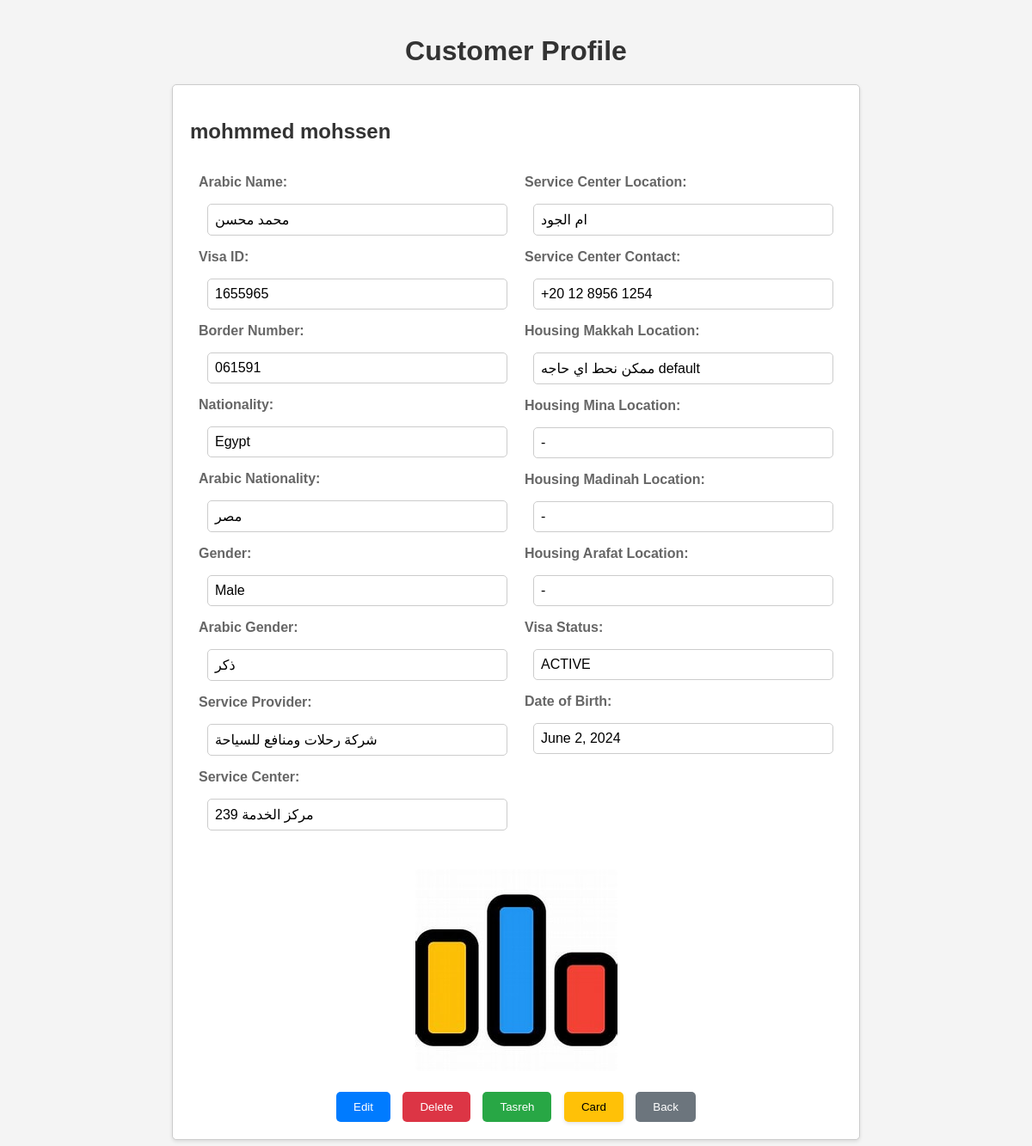
Screenshot of /customer/get/14/ (signed in) with the database file from the repository.
### myApp/models.py (models this page shows, shortened)
class CustomerProfile(models.Model):
    name                = models.CharField(max_length=350)
    arabicName          = models.CharField(max_length=350)
    visaId              = models.CharField(max_length=20 )
    borderNumber        = models.CharField(max_length=20 )
    nationality         = models.CharField(max_length=20 , default="Egypt")
    arabicNationality   = models.CharField(max_length=20 , default="مصر")
    gender              = models.CharField(max_length=20 , choices={'Male': 'Male', 'Female': 'Female'})
    arabicGender        = models.CharField(max_length=20 , choices={'ذكر': 'ذكر', 'انثي': 'انثى'})
    serviceProvider     = models.CharField(max_length=350 , default="شركة رحلات ومنافع للسياحة")
    serviceCenter       = models.CharField(max_length=350 , default="مركز الخدمة 239")
    serviceCenterLocation= models.CharField(max_length=350 , default="ام الجود")
    serviceCenterContact= models.CharField(max_length=350 , default="+20 12 8956 1254")
    housingMakkahLocation= models.CharField(max_length=350 , default='ممكن نحط اي حاجه default')
    housingMinaLocation= models.CharField(max_length=350 , default='-')
    housingMadinahLocation= models.CharField(max_length=350 , default='-')
    housingArafatLocation= models.CharField(max_length=350 , default='-')
    picture             = models.ImageField(upload_to="uploaded_images", blank=True, null=True)
    visaStatus          = models.CharField(max_length=20, blank=True, null=True, default='ACTIVE', choices={'ACTIVE': 'ACTIVE'})
    dob                 = models.DateField(blank=True, null=True, default=datetime.date.today)

### myApp/views.py (the view)
# urls.py: path('customer/get/<int:pk>/', get_customer_detail, name='get_customer'),
def get_customer_detail(request, pk):
    if not request.user.is_superuser:
        return HttpResponseForbidden("You are not authorized to access this page.")
    customer = get_object_or_404(CustomerProfile, pk=pk)
    return render(request, 'customer_detail.html', {'customer': customer})

### templates/customer_detail.html (shortened to what this page needs)
<!DOCTYPE html>
<html lang="en">
<head>
    {% load static %}
    <link rel="stylesheet" href="{% static 'css/card_detail_styles.css' %}">
</head>
<body>
    <div class="container">
        <h1 class="title">Customer Profile</h1>
        <div class="card">
            <h2>{{ customer.name }}</h2>
            <div class="details">
                <div class="field-container">
                    <p class="field"><label for="arabic-name">Arabic Name:</label></p>
                    <p class="field-value">{{ customer.arabicName }}</p>
                    <p class="field"><label for="visa-id">Visa ID:</label></p>
                    <p class="field-value">{{ customer.visaId }}</p>
                    <p class="field"><label for="border-number">Border Number:</label></p>
                    <p class="field-value">{{ customer.borderNumber }}</p>
                    <p class="field"><label for="nationality">Nationality:</label></p>
                    <p class="field-value">{{ customer.nationality }}</p>
                    <p class="field"><label for="arabic-nationality">Arabic Nationality:</label></p>
                    <p class="field-value">{{ customer.arabicNationality }}</p>
                    <p class="field"><label for="gender">Gender:</label></p>
                    <p class="field-value">{{ customer.gender }}</p>
                    <p class="field"><label for="arabic-gender">Arabic Gender:</label></p>
                    <p class="field-value">{{ customer.arabicGender }}</p>
                    <p class="field"><label for="service-provider">Service Provider:</label></p>
                    <p class="field-value">{{ customer.serviceProvider }}</p>
                    <p class="field"><label for="service-center">Service Center:</label></p>
                    <p class="field-value">{{ customer.serviceCenter }}</p>
                </div>
                <div class="field-container">
                    <p class="field"><label for="service-center-location">Service Center Location:</label></p>
                    <p class="field-value">{{ customer.serviceCenterLocation }}</p>
                    <p class="field"><label for="service-center-contact">Service Center Contact:</label></p>
                    <p class="field-value">{{ customer.serviceCenterContact }}</p>
                    <p class="field"><label for="housing-makkah-location">Housing Makkah Location:</label></p>
                    <p class="field-value">{{ customer.housingMakkahLocation }}</p>
                    <p class="field"><label for="housing-mina-location">Housing Mina Location:</label></p>
                    <p class="field-value">{{ customer.housingMinaLocation }}</p>
                    <p class="field"><label for="housing-madinah-location">Housing Madinah Location:</label></p>
                    <p class="field-value">{{ customer.housingMadinahLocation }}</p>
                    <p class="field"><label for="housing-arafat-location">Housing Arafat Location:</label></p>
                    <p class="field-value">{{ customer.housingArafatLocation }}</p>
                    <p class="field"><label for="visa-status">Visa Status:</label></p>
                    <p class="field-value">{{ customer.visaStatus }}</p>
                    <p class="field"><label for="dob">Date of Birth:</label></p>
                    <p class="field-value">{{ customer.dob }}</p>
                </div>
            </div>
            <div class="image-container">
                {% if customer.picture %}
                <img src="{{ customer.picture.url }}" alt="{{ customer.name }}" class="customer-image">
                {% else %}
                <img src="{% static 'images/default_image.png' %}" alt="{{ customer.name }}" class="customer-image">
                {% endif %}
            </div>
            <div class="button-container">
                <button class="edit" onclick="location.href='{% url 'edit_customer' customer.id %}'">Edit</button>
                <button class="delete" onclick="location.href='{% url 'delete_customer' customer.id %}'">Delete</button>
                <button class="tasreh" onclick="location.href='{% url 'tasreh_customer' customer.id %}'">Tasreh</button>
                <button class="card" onclick="location.href='{% url 'card_customer' customer.id %}'">Card</button>
                <button class="back" onclick="location.href='{% url 'homepage' %}'">Back</button>
            </div>
        </div>
    </div>
</body>
</html>

### static/css/card_detail_styles.css (style rules this page uses)
body { font-family: Arial, sans-serif; background-color: #f4f4f4; margin: 0; padding: 0; }
.container { max-width: 800px; margin: 0 auto; padding: 20px; }
.title { text-align: center; margin-bottom: 20px; color: #333; }
.card { background-color: #fff; border: 1px solid #ccc; border-radius: 5px; padding: 20px; box-shadow: 0 2px 4px rgba(0, 0, 0, 0.1); }
.card h2 { font-size: 24px; color: #333; margin-bottom: 10px; }
.details { display: flex; flex-wrap: wrap; }
.field-container { width: 50%; padding: 10px; box-sizing: border-box; }
.field { font-size: 16px; color: #666; margin-bottom: 10px; }
.field label { font-weight: bold; }
.field-value { margin-left: 10px; }
.field { font-size: 16px; color: #666; margin-bottom: 10px; display: flex; align-items: center; }
.field label { font-weight: bold; min-width: 200px; margin-right: 10px; }
.field-value { flex-grow: 1; padding: 8px; border: 1px solid #ccc; border-radius: 5px; }
.details p { margin-bottom: 15px; }
.image-container { text-align: center; margin-top: 20px; }
.customer-image { max-width: 100%; height: auto; border-radius: 5px; }
.button-container { text-align: center; margin-top: 20px; }
.button-container button { padding: 10px 20px; margin: 0 5px; border: none; border-radius: 5px; cursor: pointer; }
.button-container button.edit { background-color: #007bff; color: white; }
.button-container button.delete { background-color: #dc3545; color: white; }
.button-container button.tasreh { background-color: #28a745; color: white; }
.button-container button.card { background-color: #ffc107; color: black; }
.button-container button.back { background-color: #6c757d; color: white; }

### rows the page displays
CustomerProfile: name "mohmmed mohssen", arabicName "محمد محسن", visaId "1655965", borderNumber "061591", nationality "Egypt", arabicNationality "مصر", gender "Male", arabicGender "ذكر", serviceProvider "شركة رحلات ومنافع للسياحة", serviceCenter "مركز الخدمة 239", serviceCenterLocation "ام الجود", serviceCenterContact "+20 12 8956 1254", housingMakkahLocation "ممكن نحط اي حاجه default", housingMinaLocation "-", housingMadinahLocation "-", housingArafatLocation "-", visaStatus "ACTIVE", dob "June 2, 2024", picture (picture)
